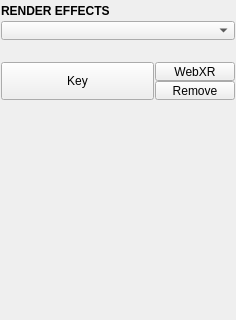
<?xml version="1.0" encoding="UTF-8"?>
<ui version="4.0">
 <class>render_effects</class>
 <widget class="QMainWindow" name="render_effects">
  <property name="geometry">
   <rect>
    <x>0</x>
    <y>0</y>
    <width>236</width>
    <height>320</height>
   </rect>
  </property>
  <property name="accessibleDescription">
   <string>Key per-object opacity fades and highlight pulses for engine export.</string>
  </property>
  <widget class="QWidget" name="centralwidget">
   <layout class="QVBoxLayout" name="verticalLayout">
    <property name="spacing">
     <number>1</number>
    </property>
    <property name="leftMargin">
     <number>1</number>
    </property>
    <property name="topMargin">
     <number>1</number>
    </property>
    <property name="rightMargin">
     <number>1</number>
    </property>
    <property name="bottomMargin">
     <number>1</number>
    </property>
    <item>
     <widget class="Header" name="header" native="true">
      <property name="minimumSize">
       <size>
        <width>0</width>
        <height>19</height>
       </size>
      </property>
      <property name="maximumSize">
       <size>
        <width>16777215</width>
        <height>19</height>
       </size>
      </property>
      <property name="font">
       <font>
        <weight>75</weight>
        <bold>true</bold>
       </font>
      </property>
      <property name="text">
       <string>RENDER EFFECTS</string>
      </property>
     </widget>
    </item>
    <item>
     <widget class="ComboBox" name="cmb_effect">
      <property name="minimumSize">
       <size>
        <width>0</width>
        <height>19</height>
       </size>
      </property>
      <property name="maximumSize">
       <size>
        <width>16777215</width>
        <height>19</height>
       </size>
      </property>
      <property name="toolTip">
       <string>The effect this panel keys. Each page holds everything its tool writes.</string>
      </property>
     </widget>
    </item>
    <item>
     <spacer name="effectGap">
      <property name="orientation">
       <enum>Qt::Vertical</enum>
      </property>
      <property name="sizeType">
       <enum>QSizePolicy::Fixed</enum>
      </property>
      <property name="sizeHint" stdset="0">
       <size>
        <width>0</width>
        <height>10</height>
       </size>
      </property>
     </spacer>
    </item>
    <item>
     <widget class="QStackedWidget" name="stk_effects">
      <property name="sizePolicy">
       <sizepolicy hsizetype="Preferred" vsizetype="Fixed">
        <horstretch>0</horstretch>
        <verstretch>0</verstretch>
       </sizepolicy>
      </property>
      <widget class="QWidget" name="page_fade">
       <layout class="QVBoxLayout" name="fadeLayout">
        <property name="spacing">
         <number>1</number>
        </property>
        <property name="leftMargin">
         <number>0</number>
        </property>
        <property name="topMargin">
         <number>0</number>
        </property>
        <property name="rightMargin">
         <number>0</number>
        </property>
        <property name="bottomMargin">
         <number>0</number>
        </property>
       </layout>
      </widget>
      <widget class="QWidget" name="page_pulse">
       <layout class="QVBoxLayout" name="pulseLayout">
        <property name="spacing">
         <number>1</number>
        </property>
        <property name="leftMargin">
         <number>0</number>
        </property>
        <property name="topMargin">
         <number>0</number>
        </property>
        <property name="rightMargin">
         <number>0</number>
        </property>
        <property name="bottomMargin">
         <number>0</number>
        </property>
       </layout>
      </widget>
     </widget>
    </item>
    <item>
     <spacer name="actionsGap">
      <property name="orientation">
       <enum>Qt::Vertical</enum>
      </property>
      <property name="sizeType">
       <enum>QSizePolicy::Fixed</enum>
      </property>
      <property name="sizeHint" stdset="0">
       <size>
        <width>0</width>
        <height>10</height>
       </size>
      </property>
     </spacer>
    </item>
    <item>
     <layout class="QHBoxLayout" name="actionsLayout">
      <property name="spacing">
       <number>1</number>
      </property>
      <item>
       <widget class="PushButton" name="b000">
        <property name="sizePolicy">
         <sizepolicy hsizetype="Expanding" vsizetype="Fixed">
          <horstretch>0</horstretch>
          <verstretch>0</verstretch>
         </sizepolicy>
        </property>
        <property name="minimumSize">
         <size>
          <width>0</width>
          <height>38</height>
         </size>
        </property>
        <property name="maximumSize">
         <size>
          <width>16777215</width>
          <height>38</height>
         </size>
        </property>
        <property name="toolTip">
         <string>Key the effect on this page, on the selection.</string>
        </property>
        <property name="text">
         <string>Key</string>
        </property>
       </widget>
      </item>
      <item>
       <layout class="QVBoxLayout" name="sideActionsLayout">
        <property name="spacing">
         <number>0</number>
        </property>
        <item>
         <widget class="QPushButton" name="btn_webxr">
          <property name="minimumSize">
           <size>
            <width>0</width>
            <height>19</height>
           </size>
          </property>
          <property name="maximumSize">
           <size>
            <width>16777215</width>
            <height>19</height>
           </size>
          </property>
          <property name="text">
           <string>WebXR</string>
          </property>
         </widget>
        </item>
        <item>
         <widget class="QPushButton" name="btn_remove">
          <property name="minimumSize">
           <size>
            <width>0</width>
            <height>19</height>
           </size>
          </property>
          <property name="maximumSize">
           <size>
            <width>16777215</width>
            <height>19</height>
           </size>
          </property>
          <property name="text">
           <string>Remove</string>
          </property>
         </widget>
        </item>
       </layout>
      </item>
     </layout>
    </item>
    <item>
     <spacer name="verticalSpacer">
      <property name="orientation">
       <enum>Qt::Vertical</enum>
      </property>
      <property name="sizeHint" stdset="0">
       <size>
        <width>20</width>
        <height>4</height>
       </size>
      </property>
     </spacer>
    </item>
    <item>
     <widget class="Footer" name="footer" native="true">
      <property name="minimumSize">
       <size>
        <width>0</width>
        <height>25</height>
       </size>
      </property>
     </widget>
    </item>
   </layout>
  </widget>
 </widget>
 <customwidgets>
  <customwidget>
   <class>PushButton</class>
   <extends>QPushButton</extends>
   <header>widgets.pushbutton.h</header>
  </customwidget>
  <customwidget>
   <class>ComboBox</class>
   <extends>QComboBox</extends>
   <header>uitk.widgets.comboBox.ComboBox.h</header>
  </customwidget>
  <customwidget>
   <class>Footer</class>
   <extends>QWidget</extends>
   <header>uitk.widgets.footer</header>
  </customwidget>
  <customwidget>
   <class>Header</class>
   <extends>QLabel</extends>
   <header>uitk.widgets.header.Header.h</header>
  </customwidget>
 </customwidgets>
 <resources/>
 <connections/>
</ui>
